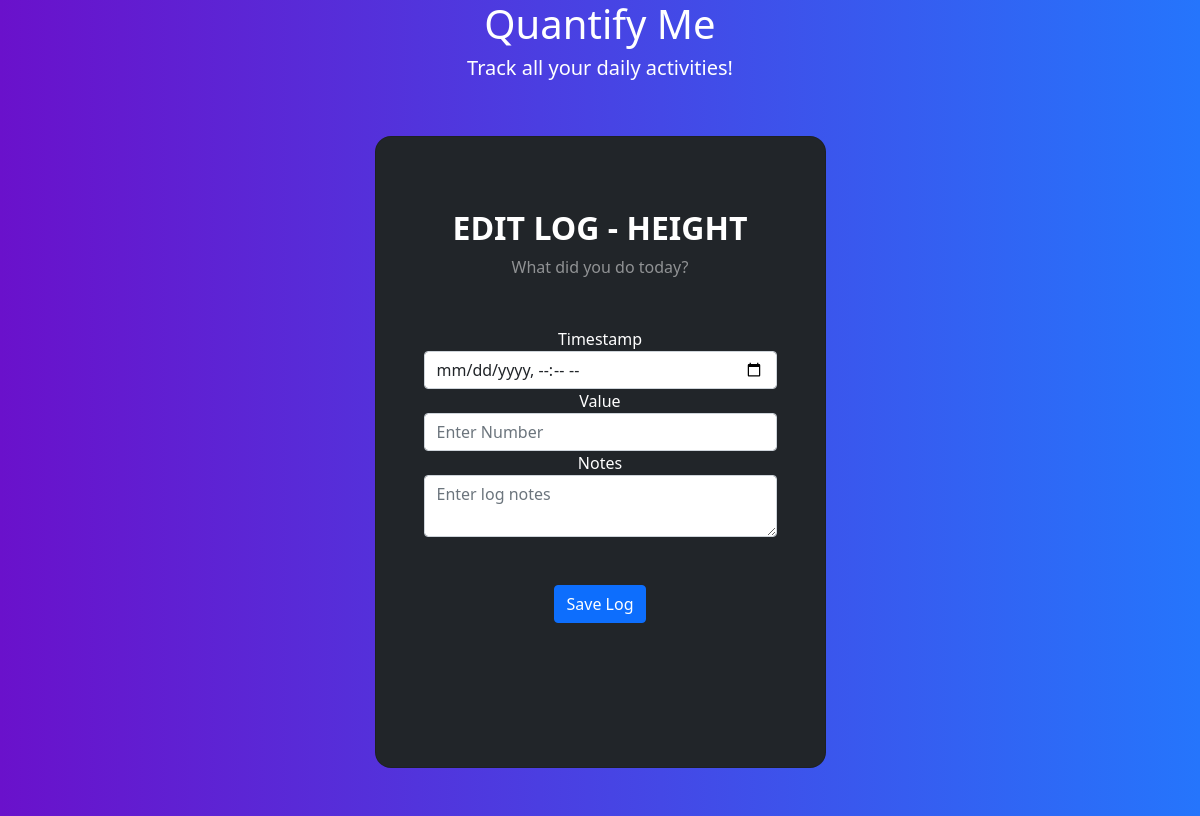
The app's page /trackers/Height/3/edit, older data.
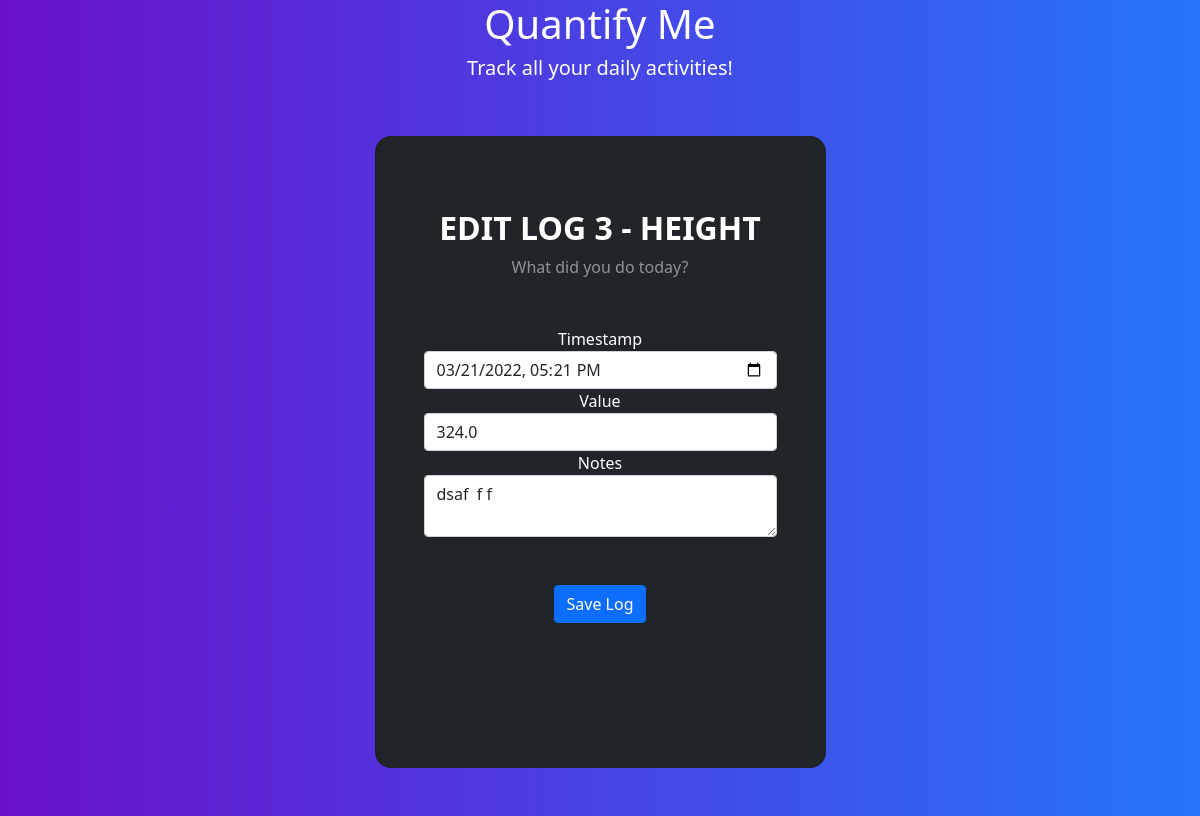
The same page, newer data.
### app/models.py (models this page shows)
class Log(db.Model):
    __tablename__ = 'logs'
    id = db.Column(db.Integer, primary_key=True, autoincrement=True)
    tracker_id = db.Column(db.Integer, db.ForeignKey('trackers.tracker_id'), nullable=False)
    user_id = db.Column(db.Integer, db.ForeignKey('users.user_id'), nullable=False)
    timestamp = db.Column(db.DateTime, nullable=False)
    value = db.Column(db.Float, nullable=False)
    note = db.Column(db.Text, nullable=False)

### app/controllers.py (the view)
@app.route('/trackers/<tracker>/<log>/edit', methods=['GET','POST'])
def edit_log(tracker, log):
    tracker = Tracker.query.filter_by(name=tracker).first()
    log = Log.query.filter_by(id=log).first()
    return render_template('edit_log.html', log=log, tracker=tracker)

### templates/edit_log.html (shortened to what this page needs)
<!DOCTYPE html>
<html lang="en"><head>
    <link rel="stylesheet" href="../../../static/bootstrap/css/bootstrap.min.css" />
    <link rel="stylesheet" href="../../../static/style.css" />
  </head>
  <body class="gradient-custom">
    <div class="text-center text-white">
      <h1>Quantify Me</h1>
      <h5>Track all your daily activities!</h5>
    </div>
    <section class="vh-75 gradient-custom">
      <div class="container py-5 h-100">
        <div class="row d-flex justify-content-center align-items-center h-100">
          <div class="col-12 col-md-8 col-lg-6 col-xl-5">
            <div class="card bg-dark text-white" style="border-radius: 1rem">
              <div class="card-body p-5 text-center">
                <div class="mb-md-5 mt-md-4 pb-5">
                  <h2 class="fw-bold mb-2 text-uppercase">Edit Log {{log.id}} - {{ tracker.name }}</h2>
                  <p class="text-white-50 mb-5">What did you do today?</p>
                  <form method="post">
                    <label for="date">Timestamp</label>
                    <input
                        type="datetime-local"
                        class="form-control"
                        id="date"
                        name="date"
            value="{{log.timestamp}}"
                        required
                    />
                    <label for="value">Value</label>
            {% if tracker.tracker_type=='Numerical'  %}
                    <input
                        type="number"
                        class="form-control"
                        id="value"
                        name="value"
                        placeholder="Enter Number"
                        maxlength="30"
            value="{{log.value}}"
                        required
                    />
            {% endif %}
                        <label for="notes">Notes</label>
                    <textarea
                        class="form-control"
                        id="notes"
                        name="notes"
                        placeholder="Enter log notes"
                        maxlength="200"
                        required
                    >{{log.note}}</textarea>
                    <br>
                    <button
                      type="submit"
                      class="btn btn-block btn-primary mt-4"
                    >
                    Save Log
                    </button>
                  </form>
                </div>
              </div>
            </div>
          </div>
        </div>
      </div>
    </section>
  </body>
</html>

Row changes from the older to the newer data that the page shows:
added Log: id "3", date "03/21/2022 17:21", value "324.0", notes "dsaf f f"
